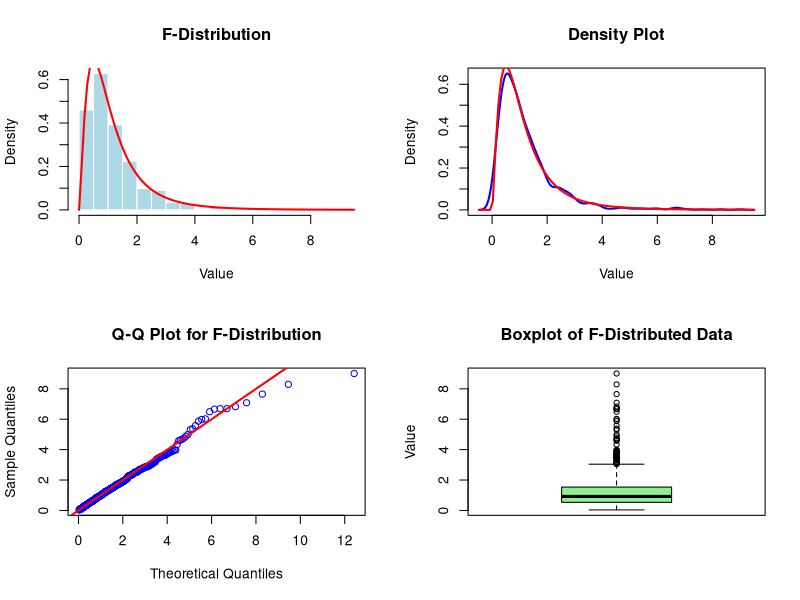

Write the R code that produced this figure.
 # Parameters
 df1 <- 5
 df2 <- 10
 N_sim <- 1000
 # Generate F-distributed data
 set.seed(123)
 chi2_1 <- rchisq(N_sim, df = df1)
 chi2_2 <- rchisq(N_sim, df = df2)
 f_data <- (chi2_1 / df1) / (chi2_2 / df2)
 # Graphical Output
 par(mfrow = c(2, 2))
 # Histogram
 hist(f_data, breaks = 30, col = "lightblue", probability = TRUE, main = "F-Distribution", xlab = "Value", border = "white")
 curve(df(x, df1 = df1, df2 = df2), add = TRUE, col = "red", lwd = 2)
 # Density plot
 plot(density(f_data), col = "blue", lwd = 2, main = "Density Plot", xlab = "Value")
 curve(df(x, df1 = df1, df2 = df2), add = TRUE, col = "red", lwd = 2)
 # Q-Q plot
 qqplot(qf(ppoints(N_sim), df1 = df1, df2 = df2), f_data, main = "Q-Q Plot for F-Distribution", col = "blue", xlab = "Theoretical Quantiles", ylab = "Sample Quantiles")
 abline(0, 1, col = "red", lwd = 2)
 # Boxplot
 boxplot(f_data, col = "lightgreen", main = "Boxplot of F-Distributed Data", ylab = "Value")